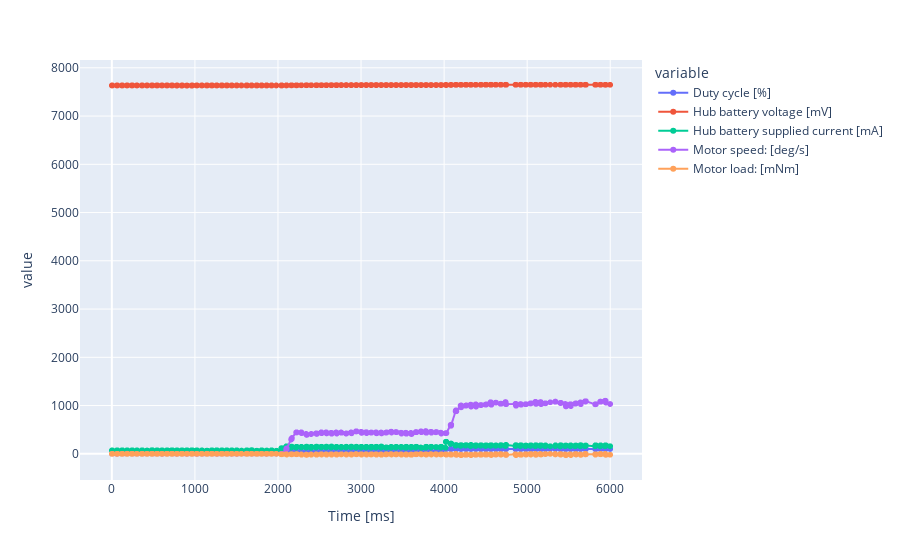
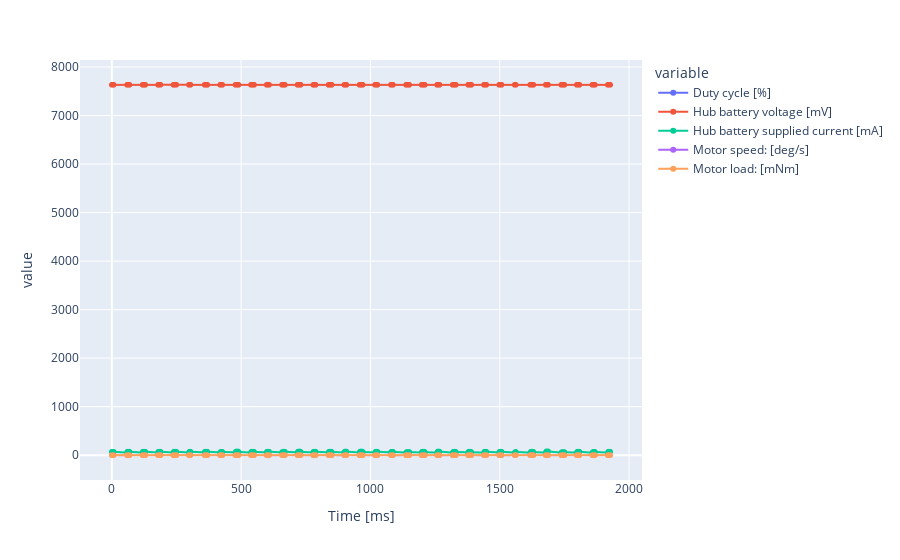

Notebook source saved alongside these figures, in order:
### Markdown cell above
#### Intenal resistance

As prensented in the video [Northwestern Robotics youtube](https://www.youtube.com/watch?v=pxtRlKs0pAg) and [BSc Thesis](https://www.diva-portal.org/smash/get/diva2:916184/FULLTEXT01.pdf), during steady state operation the DC motor curcuit can be modelled as:

\begin{equation}
V = k_t \omega + I R 
\end{equation}

This can be utilized for estimated the resistance in the motor, by running an test with duty cycle at zero, hence zero angular velocity, as follows:

### Code cell
from data import *

# Loading and visualizing data:
data = load_and_format_data("motor_test_04_02_2023__no1.txt")
visualize_data(data)

# Select and verifying subset of data
data = select_data_subset(data, [0,1950])
visualize_data(data)

# Estimating current and voltage
I, V = estimate_average_voltage_and_current(data)
print(f"Estimated current: {np.round(I,3)} [mA];\tEstimated voltage: {np.round(V,3)} [mV]")
print(f"Used for calculating resistance: {np.round(V/I,3)}")

### Figure 1 — Plotly figure (JSON) as saved in the notebook; plotly's stock layout.template omitted (floating-point values rounded to 4 significant figures; data arrays with more than 128 entries replaced by an {"elided": "..."} marker saying what was removed)
{"data": [{"hovertemplate": "variable=Duty cycle [%]<br>Time [ms]=%{x}<br>value=%{y}<extra></extra>", "legendgroup": "Duty cycle [%]", "line": {"color": "#636efa", "dash": "solid"}, "marker": {"symbol": "circle"}, "mode": "lines+markers", "name": "Duty cycle [%]", "showlegend": true, "type": "scattergl", "x": {"elided": "672 int values"}, "xaxis": "x", "y": {"elided": "672 int values"}, "yaxis": "y"}, {"hovertemplate": "variable=Hub battery voltage [mV]<br>Time [ms]=%{x}<br>value=%{y}<extra></extra>", "legendgroup": "Hub battery voltage [mV]", "line": {"color": "#EF553B", "dash": "solid"}, "marker": {"symbol": "circle"}, "mode": "lines+markers", "name": "Hub battery voltage [mV]", "showlegend": true, "type": "scattergl", "x": {"elided": "672 int values"}, "xaxis": "x", "y": {"elided": "672 int values"}, "yaxis": "y"}, {"hovertemplate": "variable=Hub battery supplied current [mA]<br>Time [ms]=%{x}<br>value=%{y}<extra></extra>", "legendgroup": "Hub battery supplied current [mA]", "line": {"color": "#00cc96", "dash": "solid"}, "marker": {"symbol": "circle"}, "mode": "lines+markers", "name": "Hub battery supplied current [mA]", "showlegend": true, "type": "scattergl", "x": {"elided": "672 int values"}, "xaxis": "x", "y": {"elided": "672 int values"}, "yaxis": "y"}, {"hovertemplate": "variable=Motor speed: [deg/s]<br>Time [ms]=%{x}<br>value=%{y}<extra></extra>", "legendgroup": "Motor speed: [deg/s]", "line": {"color": "#ab63fa", "dash": "solid"}, "marker": {"symbol": "circle"}, "mode": "lines+markers", "name": "Motor speed: [deg/s]", "showlegend": true, "type": "scattergl", "x": {"elided": "672 int values"}, "xaxis": "x", "y": {"elided": "672 int values"}, "yaxis": "y"}, {"hovertemplate": "variable=Motor load: [mNm]<br>Time [ms]=%{x}<br>value=%{y}<extra></extra>", "legendgroup": "Motor load: [mNm]", "line": {"color": "#FFA15A", "dash": "solid"}, "marker": {"symbol": "circle"}, "mode": "lines+markers", "name": "Motor load: [mNm]", "showlegend": true, "type": "scattergl", "x": {"elided": "672 int values"}, "xaxis": "x", "y": {"elided": "672 int values"}, "yaxis": "y"}], "layout": {"legend": {"title": {"text": "variable"}, "tracegroupgap": 0}, "margin": {"t": 60}, "xaxis": {"anchor": "y", "domain": [0, 1], "title": {"text": "Time [ms]"}}, "yaxis": {"anchor": "x", "domain": [0, 1], "title": {"text": "value"}}}}

### Figure 2 — Plotly figure (JSON) as saved in the notebook; plotly's stock layout.template omitted (floating-point values rounded to 4 significant figures; data arrays with more than 128 entries replaced by an {"elided": "..."} marker saying what was removed)
{"data": [{"hovertemplate": "variable=Duty cycle [%]<br>Time [ms]=%{x}<br>value=%{y}<extra></extra>", "legendgroup": "Duty cycle [%]", "line": {"color": "#636efa", "dash": "solid"}, "marker": {"symbol": "circle"}, "mode": "lines+markers", "name": "Duty cycle [%]", "showlegend": true, "type": "scattergl", "x": {"elided": "277 int values"}, "xaxis": "x", "y": {"elided": "277 int values"}, "yaxis": "y"}, {"hovertemplate": "variable=Hub battery voltage [mV]<br>Time [ms]=%{x}<br>value=%{y}<extra></extra>", "legendgroup": "Hub battery voltage [mV]", "line": {"color": "#EF553B", "dash": "solid"}, "marker": {"symbol": "circle"}, "mode": "lines+markers", "name": "Hub battery voltage [mV]", "showlegend": true, "type": "scattergl", "x": {"elided": "277 int values"}, "xaxis": "x", "y": {"elided": "277 int values"}, "yaxis": "y"}, {"hovertemplate": "variable=Hub battery supplied current [mA]<br>Time [ms]=%{x}<br>value=%{y}<extra></extra>", "legendgroup": "Hub battery supplied current [mA]", "line": {"color": "#00cc96", "dash": "solid"}, "marker": {"symbol": "circle"}, "mode": "lines+markers", "name": "Hub battery supplied current [mA]", "showlegend": true, "type": "scattergl", "x": {"elided": "277 int values"}, "xaxis": "x", "y": {"elided": "277 int values"}, "yaxis": "y"}, {"hovertemplate": "variable=Motor speed: [deg/s]<br>Time [ms]=%{x}<br>value=%{y}<extra></extra>", "legendgroup": "Motor speed: [deg/s]", "line": {"color": "#ab63fa", "dash": "solid"}, "marker": {"symbol": "circle"}, "mode": "lines+markers", "name": "Motor speed: [deg/s]", "showlegend": true, "type": "scattergl", "x": {"elided": "277 int values"}, "xaxis": "x", "y": {"elided": "277 int values"}, "yaxis": "y"}, {"hovertemplate": "variable=Motor load: [mNm]<br>Time [ms]=%{x}<br>value=%{y}<extra></extra>", "legendgroup": "Motor load: [mNm]", "line": {"color": "#FFA15A", "dash": "solid"}, "marker": {"symbol": "circle"}, "mode": "lines+markers", "name": "Motor load: [mNm]", "showlegend": true, "type": "scattergl", "x": {"elided": "277 int values"}, "xaxis": "x", "y": {"elided": "277 int values"}, "yaxis": "y"}], "layout": {"legend": {"title": {"text": "variable"}, "tracegroupgap": 0}, "margin": {"t": 60}, "xaxis": {"anchor": "y", "domain": [0, 1], "title": {"text": "Time [ms]"}}, "yaxis": {"anchor": "x", "domain": [0, 1], "title": {"text": "value"}}}}
